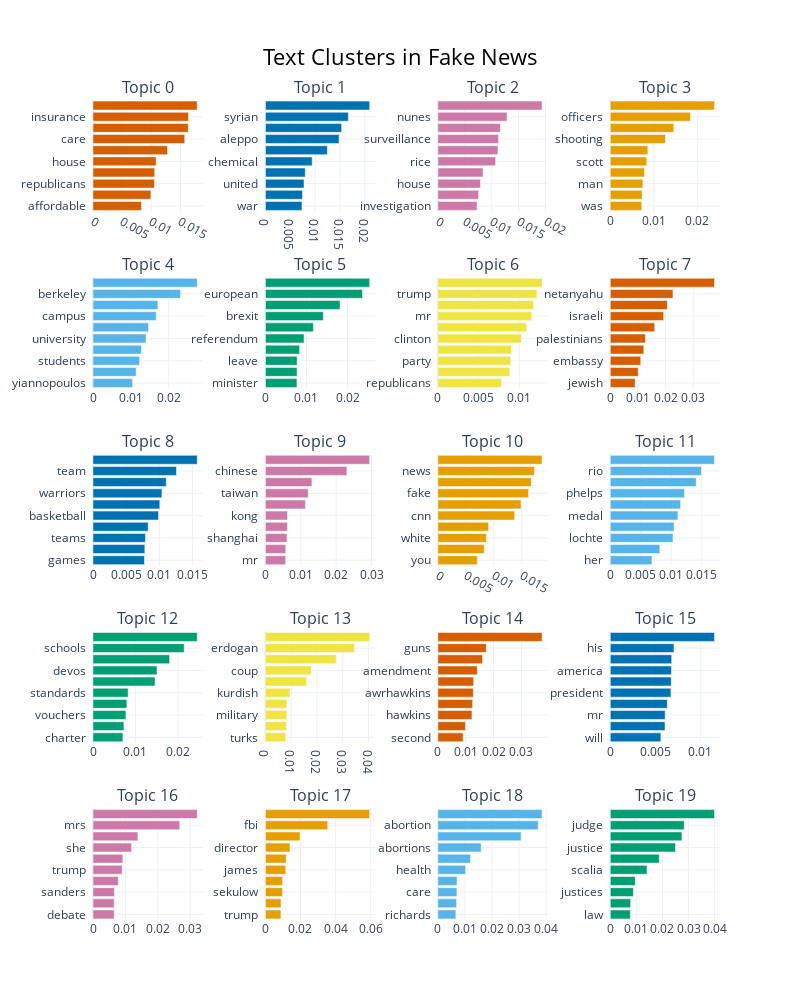

The cell this chart's notebook holds for it:
### Markdown cell above
## Exploring article text in fake news

### Code cell
text_fake_topic_model.visualize_barchart(width=200, height=200, top_n_topics=20, n_words=10,title="Text Clusters in Fake News")

### Figure 1 — Plotly figure (JSON) as saved in the notebook; plotly's stock layout.template omitted (floating-point values rounded to 4 significant figures)
{"data": [{"marker": {"color": "#D55E00"}, "orientation": "h", "type": "bar", "x": [0.008312, 0.009925, 0.01055, 0.01059, 0.01083, 0.01278, 0.01574, 0.01635, 0.01638, 0.01788], "xaxis": "x", "y": ["affordable  ", "ryan  ", "republicans  ", "repeal  ", "house  ", "bill  ", "care  ", "obamacare  ", "insurance  ", "health  "], "yaxis": "y"}, {"marker": {"color": "#0072B2"}, "orientation": "h", "type": "bar", "x": [0.007367, 0.007467, 0.007774, 0.008034, 0.00942, 0.01248, 0.01483, 0.01536, 0.01671, 0.02101], "xaxis": "x2", "y": ["war  ", "russian  ", "united  ", "weapons  ", "chemical  ", "russia  ", "aleppo  ", "assad  ", "syrian  ", "syria  "], "yaxis": "y2"}, {"marker": {"color": "#CC79A7"}, "orientation": "h", "type": "bar", "x": [0.007277, 0.007565, 0.00791, 0.008382, 0.01073, 0.01116, 0.01127, 0.01161, 0.01285, 0.01935], "xaxis": "x3", "y": ["investigation  ", "information  ", "house  ", "president  ", "rice  ", "obama  ", "surveillance  ", "trump  ", "nunes  ", "intelligence  "], "yaxis": "y3"}, {"marker": {"color": "#E69F00"}, "orientation": "h", "type": "bar", "x": [0.007231, 0.007332, 0.007498, 0.007858, 0.008363, 0.008627, 0.01266, 0.01457, 0.01843, 0.02394], "xaxis": "x4", "y": ["was  ", "he  ", "man  ", "said  ", "scott  ", "shot  ", "shooting  ", "officer  ", "officers  ", "police  "], "yaxis": "y4"}, {"marker": {"color": "#56B4E9"}, "orientation": "h", "type": "bar", "x": [0.01047, 0.01142, 0.01231, 0.01281, 0.01403, 0.01468, 0.0167, 0.01715, 0.02311, 0.02755], "xaxis": "x5", "y": ["yiannopoulos  ", "college  ", "students  ", "event  ", "university  ", "speech  ", "campus  ", "uc  ", "berkeley  ", "milo  "], "yaxis": "y5"}, {"marker": {"color": "#009E73"}, "orientation": "h", "type": "bar", "x": [0.007678, 0.007705, 0.007722, 0.008333, 0.009413, 0.01169, 0.01411, 0.01817, 0.02363, 0.0254], "xaxis": "x6", "y": ["minister  ", "cameron  ", "leave  ", "london  ", "referendum  ", "british  ", "brexit  ", "union  ", "european  ", "britain  "], "yaxis": "y6"}, {"marker": {"color": "#F0E442"}, "orientation": "h", "type": "bar", "x": [0.007844, 0.008831, 0.00895, 0.009062, 0.01026, 0.0109, 0.01153, 0.01176, 0.01218, 0.01281], "xaxis": "x7", "y": ["republicans  ", "mrs  ", "party  ", "polls  ", "clinton  ", "cruz  ", "mr  ", "republican  ", "trump  ", "voters  "], "yaxis": "y7"}, {"marker": {"color": "#D55E00"}, "orientation": "h", "type": "bar", "x": [0.008993, 0.01009, 0.01101, 0.01213, 0.0127, 0.01607, 0.0193, 0.02064, 0.02266, 0.03769], "xaxis": "x8", "y": ["jewish  ", "peace  ", "embassy  ", "settlements  ", "palestinians  ", "palestinian  ", "israeli  ", "jerusalem  ", "netanyahu  ", "israel  "], "yaxis": "y8"}, {"marker": {"color": "#0072B2"}, "orientation": "h", "type": "bar", "x": [0.007754, 0.007813, 0.007904, 0.008316, 0.009878, 0.01007, 0.01039, 0.01105, 0.01258, 0.01571], "xaxis": "x9", "y": ["games  ", "hockey  ", "teams  ", "coach  ", "basketball  ", "season  ", "warriors  ", "players  ", "team  ", "game  "], "yaxis": "y9"}, {"marker": {"color": "#CC79A7"}, "orientation": "h", "type": "bar", "x": [0.005722, 0.005758, 0.006088, 0.006204, 0.006231, 0.01131, 0.0121, 0.01314, 0.02304, 0.02947], "xaxis": "x10", "y": ["mr  ", "communist  ", "shanghai  ", "hong  ", "kong  ", "beijing  ", "taiwan  ", "xi  ", "chinese  ", "china  "], "yaxis": "y10"}, {"marker": {"color": "#E69F00"}, "orientation": "h", "type": "bar", "x": [0.007064, 0.008296, 0.008673, 0.009069, 0.01375, 0.01488, 0.01624, 0.0167, 0.01727, 0.01865], "xaxis": "x11", "y": ["you  ", "house  ", "white  ", "trump  ", "cnn  ", "press  ", "fake  ", "spicer  ", "news  ", "media  "], "yaxis": "y11"}, {"marker": {"color": "#56B4E9"}, "orientation": "h", "type": "bar", "x": [0.006835, 0.008133, 0.0103, 0.01047, 0.0111, 0.01153, 0.01219, 0.0141, 0.01496, 0.0171], "xaxis": "x12", "y": ["her  ", "athletes  ", "lochte  ", "games  ", "medal  ", "gold  ", "phelps  ", "olympics  ", "rio  ", "olympic  "], "yaxis": "y12"}, {"marker": {"color": "#009E73"}, "orientation": "h", "type": "bar", "x": [0.007042, 0.00728, 0.007757, 0.007975, 0.008272, 0.01461, 0.01506, 0.01804, 0.02146, 0.02455], "xaxis": "x13", "y": ["charter  ", "core  ", "vouchers  ", "public  ", "standards  ", "students  ", "devos  ", "school  ", "schools  ", "education  "], "yaxis": "y13"}, {"marker": {"color": "#F0E442"}, "orientation": "h", "type": "bar", "x": [0.007933, 0.008128, 0.008312, 0.008312, 0.009518, 0.01599, 0.01775, 0.02748, 0.03459, 0.04045], "xaxis": "x14", "y": ["turks  ", "syria  ", "military  ", "gulen  ", "kurdish  ", "istanbul  ", "coup  ", "turkish  ", "erdogan  ", "turkey  "], "yaxis": "y14"}, {"marker": {"color": "#D55E00"}, "orientation": "h", "type": "bar", "x": [0.009058, 0.009915, 0.01224, 0.01249, 0.01273, 0.01285, 0.01417, 0.01605, 0.0174, 0.03742], "xaxis": "x15", "y": ["second  ", "breitbart  ", "hawkins  ", "concealed  ", "awrhawkins  ", "awr  ", "amendment  ", "carry  ", "guns  ", "gun  "], "yaxis": "y15"}, {"marker": {"color": "#0072B2"}, "orientation": "h", "type": "bar", "x": [0.005616, 0.006075, 0.006091, 0.006331, 0.006734, 0.006763, 0.00679, 0.006819, 0.007066, 0.01157], "xaxis": "x16", "y": ["will  ", "he  ", "mr  ", "our  ", "president  ", "inauguration  ", "america  ", "inaugural  ", "his  ", "trump  "], "yaxis": "y16"}, {"marker": {"color": "#CC79A7"}, "orientation": "h", "type": "bar", "x": [0.006529, 0.006533, 0.006607, 0.0078, 0.009, 0.009205, 0.0119, 0.01383, 0.02676, 0.03214], "xaxis": "x17", "y": ["debate  ", "hillary  ", "sanders  ", "mr  ", "trump  ", "campaign  ", "she  ", "her  ", "mrs  ", "clinton  "], "yaxis": "y17"}, {"marker": {"color": "#E69F00"}, "orientation": "h", "type": "bar", "x": [0.008837, 0.008863, 0.009782, 0.009818, 0.01159, 0.01184, 0.014, 0.01973, 0.03553, 0.05945], "xaxis": "x18", "y": ["trump  ", "attorney  ", "sekulow  ", "firing  ", "james  ", "president  ", "director  ", "investigation  ", "fbi  ", "comey  "], "yaxis": "y18"}, {"marker": {"color": "#56B4E9"}, "orientation": "h", "type": "bar", "x": [0.006656, 0.006913, 0.007045, 0.007084, 0.01024, 0.01207, 0.016, 0.03072, 0.03703, 0.03846], "xaxis": "x19", "y": ["richards  ", "clinics  ", "care  ", "life  ", "health  ", "women  ", "abortions  ", "planned  ", "abortion  ", "parenthood  "], "yaxis": "y19"}, {"marker": {"color": "#009E73"}, "orientation": "h", "type": "bar", "x": [0.007698, 0.0078, 0.008858, 0.009594, 0.01406, 0.01875, 0.025, 0.02747, 0.02836, 0.03996], "xaxis": "x20", "y": ["law  ", "neil  ", "justices  ", "garland  ", "scalia  ", "supreme  ", "justice  ", "court  ", "judge  ", "gorsuch  "], "yaxis": "y20"}], "layout": {"annotations": [{"font": {"size": 16}, "showarrow": false, "text": "Topic 0", "x": 0.0875, "xanchor": "center", "xref": "paper", "y": 1.0, "yanchor": "bottom", "yref": "paper"}, {"font": {"size": 16}, "showarrow": false, "text": "Topic 1", "x": 0.3625, "xanchor": "center", "xref": "paper", "y": 1.0, "yanchor": "bottom", "yref": "paper"}, {"font": {"size": 16}, "showarrow": false, "text": "Topic 2", "x": 0.6375, "xanchor": "center", "xref": "paper", "y": 1.0, "yanchor": "bottom", "yref": "paper"}, {"font": {"size": 16}, "showarrow": false, "text": "Topic 3", "x": 0.9125, "xanchor": "center", "xref": "paper", "y": 1.0, "yanchor": "bottom", "yref": "paper"}, {"font": {"size": 16}, "showarrow": false, "text": "Topic 4", "x": 0.0875, "xanchor": "center", "xref": "paper", "y": 0.784, "yanchor": "bottom", "yref": "paper"}, {"font": {"size": 16}, "showarrow": false, "text": "Topic 5", "x": 0.3625, "xanchor": "center", "xref": "paper", "y": 0.784, "yanchor": "bottom", "yref": "paper"}, {"font": {"size": 16}, "showarrow": false, "text": "Topic 6", "x": 0.6375, "xanchor": "center", "xref": "paper", "y": 0.784, "yanchor": "bottom", "yref": "paper"}, {"font": {"size": 16}, "showarrow": false, "text": "Topic 7", "x": 0.9125, "xanchor": "center", "xref": "paper", "y": 0.784, "yanchor": "bottom", "yref": "paper"}, {"font": {"size": 16}, "showarrow": false, "text": "Topic 8", "x": 0.0875, "xanchor": "center", "xref": "paper", "y": 0.568, "yanchor": "bottom", "yref": "paper"}, {"font": {"size": 16}, "showarrow": false, "text": "Topic 9", "x": 0.3625, "xanchor": "center", "xref": "paper", "y": 0.568, "yanchor": "bottom", "yref": "paper"}, {"font": {"size": 16}, "showarrow": false, "text": "Topic 10", "x": 0.6375, "xanchor": "center", "xref": "paper", "y": 0.568, "yanchor": "bottom", "yref": "paper"}, {"font": {"size": 16}, "showarrow": false, "text": "Topic 11", "x": 0.9125, "xanchor": "center", "xref": "paper", "y": 0.568, "yanchor": "bottom", "yref": "paper"}, {"font": {"size": 16}, "showarrow": false, "text": "Topic 12", "x": 0.0875, "xanchor": "center", "xref": "paper", "y": 0.352, "yanchor": "bottom", "yref": "paper"}, {"font": {"size": 16}, "showarrow": false, "text": "Topic 13", "x": 0.3625, "xanchor": "center", "xref": "paper", "y": 0.352, "yanchor": "bottom", "yref": "paper"}, {"font": {"size": 16}, "showarrow": false, "text": "Topic 14", "x": 0.6375, "xanchor": "center", "xref": "paper", "y": 0.352, "yanchor": "bottom", "yref": "paper"}, {"font": {"size": 16}, "showarrow": false, "text": "Topic 15", "x": 0.9125, "xanchor": "center", "xref": "paper", "y": 0.352, "yanchor": "bottom", "yref": "paper"}, {"font": {"size": 16}, "showarrow": false, "text": "Topic 16", "x": 0.0875, "xanchor": "center", "xref": "paper", "y": 0.136, "yanchor": "bottom", "yref": "paper"}, {"font": {"size": 16}, "showarrow": false, "text": "Topic 17", "x": 0.3625, "xanchor": "center", "xref": "paper", "y": 0.136, "yanchor": "bottom", "yref": "paper"}, {"font": {"size": 16}, "showarrow": false, "text": "Topic 18", "x": 0.6375, "xanchor": "center", "xref": "paper", "y": 0.136, "yanchor": "bottom", "yref": "paper"}, {"font": {"size": 16}, "showarrow": false, "text": "Topic 19", "x": 0.9125, "xanchor": "center", "xref": "paper", "y": 0.136, "yanchor": "bottom", "yref": "paper"}], "height": 1000, "hoverlabel": {"bgcolor": "white", "font": {"family": "Rockwell", "size": 16}}, "showlegend": false, "title": {"font": {"color": "Black", "size": 22}, "text": "Text Clusters in Fake News", "x": 0.5, "xanchor": "center", "yanchor": "top"}, "width": 800, "xaxis": {"anchor": "y", "domain": [0, 0.175], "showgrid": true}, "xaxis10": {"anchor": "y10", "domain": [0.275, 0.45], "showgrid": true}, "xaxis11": {"anchor": "y11", "domain": [0.55, 0.725], "showgrid": true}, "xaxis12": {"anchor": "y12", "domain": [0.825, 1], "showgrid": true}, "xaxis13": {"anchor": "y13", "domain": [0, 0.175], "showgrid": true}, "xaxis14": {"anchor": "y14", "domain": [0.275, 0.45], "showgrid": true}, "xaxis15": {"anchor": "y15", "domain": [0.55, 0.725], "showgrid": true}, "xaxis16": {"anchor": "y16", "domain": [0.825, 1], "showgrid": true}, "xaxis17": {"anchor": "y17", "domain": [0, 0.175], "showgrid": true}, "xaxis18": {"anchor": "y18", "domain": [0.275, 0.45], "showgrid": true}, "xaxis19": {"anchor": "y19", "domain": [0.55, 0.725], "showgrid": true}, "xaxis2": {"anchor": "y2", "domain": [0.275, 0.45], "showgrid": true}, "xaxis20": {"anchor": "y20", "domain": [0.825, 1], "showgrid": true}, "xaxis3": {"anchor": "y3", "domain": [0.55, 0.725], "showgrid": true}, "xaxis4": {"anchor": "y4", "domain": [0.825, 1], "showgrid": true}, "xaxis5": {"anchor": "y5", "domain": [0, 0.175], "showgrid": true}, "xaxis6": {"anchor": "y6", "domain": [0.275, 0.45], "showgrid": true}, "xaxis7": {"anchor": "y7", "domain": [0.55, 0.725], "showgrid": true}, "xaxis8": {"anchor": "y8", "domain": [0.825, 1], "showgrid": true}, "xaxis9": {"anchor": "y9", "domain": [0, 0.175], "showgrid": true}, "yaxis": {"anchor": "x", "domain": [0.864, 1.0], "showgrid": true}, "yaxis10": {"anchor": "x10", "domain": [0.432, 0.568], "showgrid": true}, "yaxis11": {"anchor": "x11", "domain": [0.432, 0.568], "showgrid": true}, "yaxis12": {"anchor": "x12", "domain": [0.432, 0.568], "showgrid": true}, "yaxis13": {"anchor": "x13", "domain": [0.216, 0.352], "showgrid": true}, "yaxis14": {"anchor": "x14", "domain": [0.216, 0.352], "showgrid": true}, "yaxis15": {"anchor": "x15", "domain": [0.216, 0.352], "showgrid": true}, "yaxis16": {"anchor": "x16", "domain": [0.216, 0.352], "showgrid": true}, "yaxis17": {"anchor": "x17", "domain": [0, 0.136], "showgrid": true}, "yaxis18": {"anchor": "x18", "domain": [0, 0.136], "showgrid": true}, "yaxis19": {"anchor": "x19", "domain": [0, 0.136], "showgrid": true}, "yaxis2": {"anchor": "x2", "domain": [0.864, 1.0], "showgrid": true}, "yaxis20": {"anchor": "x20", "domain": [0, 0.136], "showgrid": true}, "yaxis3": {"anchor": "x3", "domain": [0.864, 1.0], "showgrid": true}, "yaxis4": {"anchor": "x4", "domain": [0.864, 1.0], "showgrid": true}, "yaxis5": {"anchor": "x5", "domain": [0.648, 0.784], "showgrid": true}, "yaxis6": {"anchor": "x6", "domain": [0.648, 0.784], "showgrid": true}, "yaxis7": {"anchor": "x7", "domain": [0.648, 0.784], "showgrid": true}, "yaxis8": {"anchor": "x8", "domain": [0.648, 0.784], "showgrid": true}, "yaxis9": {"anchor": "x9", "domain": [0.432, 0.568], "showgrid": true}}}
